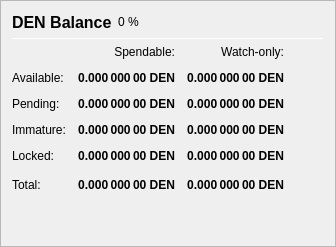
                   <widget class="QFrame" name="frame_Balances">
                    <property name="frameShape">
                     <enum>QFrame::StyledPanel</enum>
                    </property>
                    <property name="frameShadow">
                     <enum>QFrame::Raised</enum>
                    </property>
                    <layout class="QVBoxLayout" name="verticalLayout_4">
                     <item>
                      <layout class="QHBoxLayout" name="horizontalLayout_4">
                       <item>
                        <widget class="QLabel" name="label_5">
                         <property name="minimumSize">
                          <size>
                           <width>0</width>
                           <height>20</height>
                          </size>
                         </property>
                         <property name="font">
                          <font>
                           <pointsize>12</pointsize>
                           <weight>75</weight>
                           <bold>true</bold>
                          </font>
                         </property>
                         <property name="text">
                          <string>DEN Balance</string>
                         </property>
                        </widget>
                       </item>
                       <item>
                        <widget class="QLabel" name="labelDENPercent">
                         <property name="text">
                          <string notr="true">0 %</string>
                         </property>
                        </widget>
                       </item>
                       <item>
                        <spacer name="horizontalSpacer_3">
                         <property name="orientation">
                          <enum>Qt::Horizontal</enum>
                         </property>
                         <property name="sizeHint" stdset="0">
                          <size>
                           <width>40</width>
                           <height>20</height>
                          </size>
                         </property>
                        </spacer>
                       </item>
                      </layout>
                     </item>
                     <item>
                      <widget class="Line" name="line_Balance">
                       <property name="minimumSize">
                        <size>
                         <width>0</width>
                         <height>1</height>
                        </size>
                       </property>
                       <property name="maximumSize">
                        <size>
                         <width>16777215</width>
                         <height>1</height>
                        </size>
                       </property>
                       <property name="orientation">
                        <enum>Qt::Horizontal</enum>
                       </property>
                      </widget>
                     </item>
                     <item>
                      <layout class="QGridLayout" name="gridLayout">
                       <property name="spacing">
                        <number>12</number>
                       </property>
                       <item row="0" column="1">
                        <widget class="QLabel" name="labelSpendable">
                         <property name="text">
                          <string>Spendable:</string>
                         </property>
                         <property name="alignment">
                          <set>Qt::AlignRight|Qt::AlignTrailing|Qt::AlignVCenter</set>
                         </property>
                        </widget>
                       </item>
                       <item row="0" column="2">
                        <widget class="QLabel" name="labelWatchonly">
                         <property name="text">
                          <string>Watch-only:</string>
                         </property>
                         <property name="alignment">
                          <set>Qt::AlignRight|Qt::AlignTrailing|Qt::AlignVCenter</set>
                         </property>
                        </widget>
                       </item>
                       <item row="1" column="0">
                        <widget class="QLabel" name="labelBalanceText">
                         <property name="text">
                          <string>Available:</string>
                         </property>
                        </widget>
                       </item>
                       <item row="1" column="1">
                        <widget class="QLabel" name="labelBalance">
                         <property name="font">
                          <font>
                           <weight>75</weight>
                           <bold>true</bold>
                          </font>
                         </property>
                         <property name="cursor">
                          <cursorShape>IBeamCursor</cursorShape>
                         </property>
                         <property name="toolTip">
                          <string>Your current spendable balance</string>
                         </property>
                         <property name="text">
                          <string notr="true">0.000 000 00 DEN</string>
                         </property>
                         <property name="alignment">
                          <set>Qt::AlignRight|Qt::AlignTrailing|Qt::AlignVCenter</set>
                         </property>
                         <property name="textInteractionFlags">
                          <set>Qt::LinksAccessibleByMouse|Qt::TextSelectableByKeyboard|Qt::TextSelectableByMouse</set>
                         </property>
                        </widget>
                       </item>
                       <item row="1" column="2">
                        <widget class="QLabel" name="labelWatchAvailable">
                         <property name="font">
                          <font>
                           <weight>75</weight>
                           <bold>true</bold>
                          </font>
                         </property>
                         <property name="cursor">
                          <cursorShape>IBeamCursor</cursorShape>
                         </property>
                         <property name="toolTip">
                          <string>Your current balance in watch-only addresses</string>
                         </property>
                         <property name="text">
                          <string notr="true">0.000 000 00 DEN</string>
                         </property>
                         <property name="alignment">
                          <set>Qt::AlignRight|Qt::AlignTrailing|Qt::AlignVCenter</set>
                         </property>
                         <property name="textInteractionFlags">
                          <set>Qt::LinksAccessibleByMouse|Qt::TextSelectableByKeyboard|Qt::TextSelectableByMouse</set>
                         </property>
                        </widget>
                       </item>
                       <item row="2" column="0">
                        <widget class="QLabel" name="labelPendingText">
                         <property name="text">
                          <string>Pending:</string>
                         </property>
                        </widget>
                       </item>
                       <item row="2" column="1">
                        <widget class="QLabel" name="labelUnconfirmed">
                         <property name="font">
                          <font>
                           <weight>75</weight>
                           <bold>true</bold>
                          </font>
                         </property>
                         <property name="cursor">
                          <cursorShape>IBeamCursor</cursorShape>
                         </property>
                         <property name="toolTip">
                          <string>Total of transactions that have yet to be confirmed, and do not yet count toward the spendable balance</string>
                         </property>
                         <property name="text">
                          <string notr="true">0.000 000 00 DEN</string>
                         </property>
                         <property name="alignment">
                          <set>Qt::AlignRight|Qt::AlignTrailing|Qt::AlignVCenter</set>
                         </property>
                         <property name="textInteractionFlags">
                          <set>Qt::LinksAccessibleByMouse|Qt::TextSelectableByKeyboard|Qt::TextSelectableByMouse</set>
                         </property>
                        </widget>
                       </item>
                       <item row="2" column="2">
                        <widget class="QLabel" name="labelWatchPending">
                         <property name="font">
                          <font>
                           <weight>75</weight>
                           <bold>true</bold>
                          </font>
                         </property>
                         <property name="cursor">
                          <cursorShape>IBeamCursor</cursorShape>
                         </property>
                         <property name="toolTip">
                          <string>Unconfirmed transactions to watch-only addresses</string>
                         </property>
                         <property name="text">
                          <string notr="true">0.000 000 00 DEN</string>
                         </property>
                         <property name="alignment">
                          <set>Qt::AlignRight|Qt::AlignTrailing|Qt::AlignVCenter</set>
                         </property>
                         <property name="textInteractionFlags">
                          <set>Qt::LinksAccessibleByMouse|Qt::TextSelectableByKeyboard|Qt::TextSelectableByMouse</set>
                         </property>
                        </widget>
                       </item>
                       <item row="3" column="0">
                        <widget class="QLabel" name="labelImmatureText">
                         <property name="text">
                          <string>Immature:</string>
                         </property>
                        </widget>
                       </item>
                       <item row="3" column="1">
                        <widget class="QLabel" name="labelImmature">
                         <property name="font">
                          <font>
                           <weight>75</weight>
                           <bold>true</bold>
                          </font>
                         </property>
                         <property name="cursor">
                          <cursorShape>IBeamCursor</cursorShape>
                         </property>
                         <property name="toolTip">
                          <string>Staked or masternode rewards that has not yet matured</string>
                         </property>
                         <property name="text">
                          <string notr="true">0.000 000 00 DEN</string>
                         </property>
                         <property name="alignment">
                          <set>Qt::AlignRight|Qt::AlignTrailing|Qt::AlignVCenter</set>
                         </property>
                         <property name="textInteractionFlags">
                          <set>Qt::LinksAccessibleByMouse|Qt::TextSelectableByKeyboard|Qt::TextSelectableByMouse</set>
                         </property>
                        </widget>
                       </item>
                       <item row="3" column="2">
                        <widget class="QLabel" name="labelWatchImmature">
                         <property name="font">
                          <font>
                           <weight>75</weight>
                           <bold>true</bold>
                          </font>
                         </property>
                         <property name="cursor">
                          <cursorShape>IBeamCursor</cursorShape>
                         </property>
                         <property name="toolTip">
                          <string>Staked or masternode rewards in watch-only addresses that has not yet matured</string>
                         </property>
                         <property name="text">
                          <string notr="true">0.000 000 00 DEN</string>
                         </property>
                         <property name="alignment">
                          <set>Qt::AlignRight|Qt::AlignTrailing|Qt::AlignVCenter</set>
                         </property>
                         <property name="textInteractionFlags">
                          <set>Qt::LinksAccessibleByMouse|Qt::TextSelectableByKeyboard|Qt::TextSelectableByMouse</set>
                         </property>
                        </widget>
                       </item>
                       <item row="4" column="0">
                        <widget class="QLabel" name="labelLockedBalanceText">
                         <property name="toolTip">
                          <string>Locked DEN or Masternode collaterals. These are excluded from zDEN minting.</string>
                         </property>
                         <property name="text">
                          <string>Locked:</string>
                         </property>
                        </widget>
                       </item>
                       <item row="4" column="1">
                        <widget class="QLabel" name="labelLockedBalance">
                         <property name="font">
                          <font>
                           <weight>75</weight>
                           <bold>true</bold>
                          </font>
                         </property>
                         <property name="cursor">
                          <cursorShape>IBeamCursor</cursorShape>
                         </property>
                         <property name="toolTip">
                          <string>Locked DEN or Masternode collaterals. These are excluded from zDEN minting.</string>
                         </property>
                         <property name="text">
                          <string notr="true">0.000 000 00 DEN</string>
                         </property>
                         <property name="alignment">
                          <set>Qt::AlignRight|Qt::AlignTrailing|Qt::AlignVCenter</set>
                         </property>
                         <property name="textInteractionFlags">
                          <set>Qt::LinksAccessibleByMouse|Qt::TextSelectableByKeyboard|Qt::TextSelectableByMouse</set>
                         </property>
                        </widget>
                       </item>
                       <item row="4" column="2">
                        <widget class="QLabel" name="labelWatchLocked">
                         <property name="font">
                          <font>
                           <weight>75</weight>
                           <bold>true</bold>
                          </font>
                         </property>
                         <property name="cursor">
                          <cursorShape>IBeamCursor</cursorShape>
                         </property>
                         <property name="toolTip">
                          <string>Current locked balance in watch-only addresses</string>
                         </property>
                         <property name="text">
                          <string notr="true">0.000 000 00 DEN</string>
                         </property>
                         <property name="alignment">
                          <set>Qt::AlignRight|Qt::AlignTrailing|Qt::AlignVCenter</set>
                         </property>
                         <property name="textInteractionFlags">
                          <set>Qt::LinksAccessibleByMouse|Qt::TextSelectableByKeyboard|Qt::TextSelectableByMouse</set>
                         </property>
                        </widget>
                       </item>
                       <item row="5" column="0">
                        <widget class="QLabel" name="labelTotalText">
                         <property name="toolTip">
                          <string>Your current DENNODES balance, unconfirmed and immature transactions included</string>
                         </property>
                         <property name="text">
                          <string>Total:</string>
                         </property>
                        </widget>
                       </item>
                       <item row="5" column="1">
                        <widget class="QLabel" name="labelTotal">
                         <property name="font">
                          <font>
                           <weight>75</weight>
                           <bold>true</bold>
                          </font>
                         </property>
                         <property name="cursor">
                          <cursorShape>IBeamCursor</cursorShape>
                         </property>
                         <property name="toolTip">
                          <string>Your current DENNODES balance, unconfirmed and immature transactions included</string>
                         </property>
                         <property name="text">
                          <string notr="true">0.000 000 00 DEN</string>
                         </property>
                         <property name="alignment">
                          <set>Qt::AlignRight|Qt::AlignTrailing|Qt::AlignVCenter</set>
                         </property>
                         <property name="textInteractionFlags">
                          <set>Qt::LinksAccessibleByMouse|Qt::TextSelectableByKeyboard|Qt::TextSelectableByMouse</set>
                         </property>
                        </widget>
                       </item>
                       <item row="5" column="2">
                        <widget class="QLabel" name="labelWatchTotal">
                         <property name="font">
                          <font>
                           <weight>75</weight>
                           <bold>true</bold>
                          </font>
                         </property>
                         <property name="cursor">
                          <cursorShape>IBeamCursor</cursorShape>
                         </property>
                         <property name="toolTip">
                          <string>Current total balance in watch-only addresses</string>
                         </property>
                         <property name="text">
                          <string notr="true">0.000 000 00 DEN</string>
                         </property>
                         <property name="alignment">
                          <set>Qt::AlignRight|Qt::AlignTrailing|Qt::AlignVCenter</set>
                         </property>
                         <property name="textInteractionFlags">
                          <set>Qt::LinksAccessibleByMouse|Qt::TextSelectableByKeyboard|Qt::TextSelectableByMouse</set>
                         </property>
                        </widget>
                       </item>
                       <item row="5" column="3">
                        <spacer name="horizontalSpacer_9">
                         <property name="orientation">
                          <enum>Qt::Horizontal</enum>
                         </property>
                         <property name="sizeHint" stdset="0">
                          <size>
                           <width>40</width>
                           <height>20</height>
                          </size>
                         </property>
                        </spacer>
                       </item>
                      </layout>
                     </item>
                     <item>
                      <spacer name="verticalSpacer_3">
                       <property name="orientation">
                        <enum>Qt::Vertical</enum>
                       </property>
                       <property name="sizeHint" stdset="0">
                        <size>
                         <width>20</width>
                         <height>40</height>
                        </size>
                       </property>
                      </spacer>
                     </item>
                    </layout>
                   </widget>
